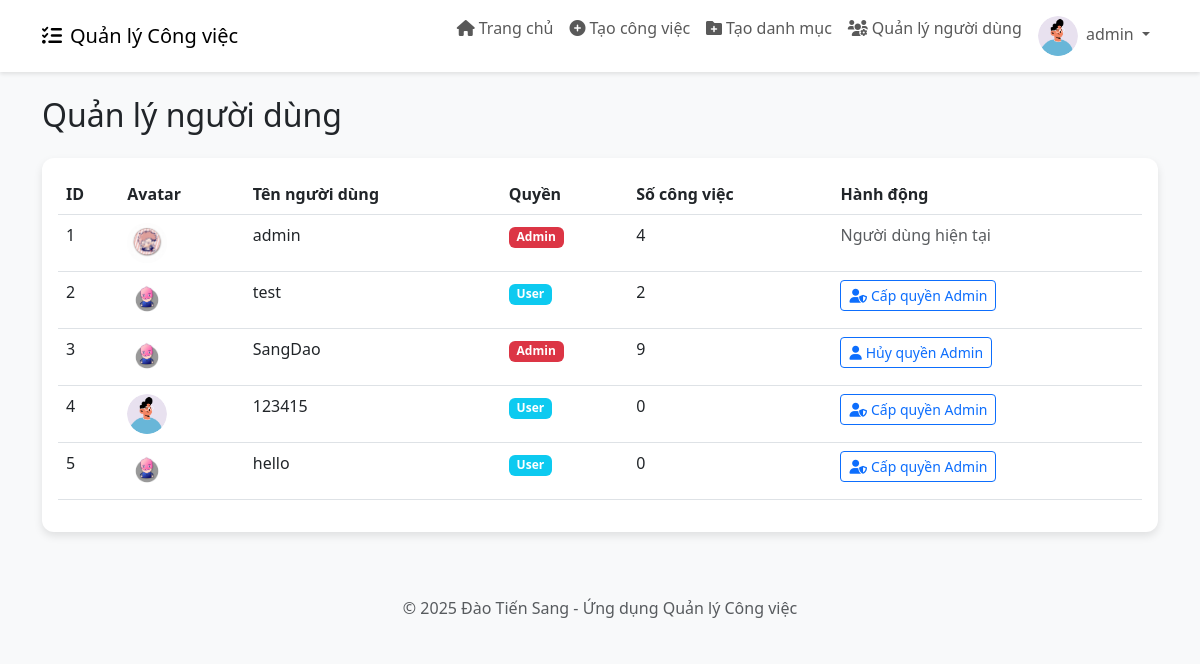
The app's page /admin/users (signed in) with its own data.
### app.py (models this page shows)
class User(db.Model):
    id = db.Column(db.Integer, primary_key=True)
    username = db.Column(db.String(80), unique=True, nullable=False)
    password = db.Column(db.String(200), nullable=False)
    avatar = db.Column(db.String(200), nullable=True, default='default-avatar.png')
    is_admin = db.Column(db.Boolean, default=False)
    tasks = db.relationship('Task', backref='user', lazy=True)

### app.py (the view)
@app.route('/admin/users')
def admin_users():
    if 'user_id' not in session or not session.get('is_admin'):
        return redirect(url_for('login'))
    users = User.query.all()
    return render_template('admin_users.html', users=users)

### templates/admin_users.html
{% extends 'base.html' %}
{% block content %}
<h2 class="mb-4">Quản lý người dùng</h2>
<div class="card">
    <div class="card-body">
        <div class="table-responsive">
            <table class="table table-hover">
                <thead>
                    <tr>
                        <th>ID</th>
                        <th>Avatar</th>
                        <th>Tên người dùng</th>
                        <th>Quyền</th>
                        <th>Số công việc</th>
                        <th>Hành động</th>
                    </tr>
                </thead>
                <tbody>
                    {% for user in users %}
                    <tr>
                        <td>{{ user.id }}</td>
                        <td>
                            <img src="{{ url_for('static', filename='uploads/' + user.avatar) }}" alt="Avatar" class="avatar-circle">
                        </td>
                        <td>{{ user.username }}</td>
                        <td>
                            {% if user.is_admin %}
                            <span class="badge bg-danger">Admin</span>
                            {% else %}
                            <span class="badge bg-info">User</span>
                            {% endif %}
                        </td>
                        <td>{{ user.tasks|length }}</td>
                        <td>
                            {% if user.id != session['user_id'] %}
                            <a href="{{ url_for('toggle_admin', user_id=user.id) }}" class="btn btn-sm btn-outline-primary">
                                {% if user.is_admin %}
                                <i class="fas fa-user me-1"></i>Hủy quyền Admin
                                {% else %}
                                <i class="fas fa-user-shield me-1"></i>Cấp quyền Admin
                                {% endif %}
                            </a>
                            {% else %}
                            <span class="text-muted">Người dùng hiện tại</span>
                            {% endif %}
                        </td>
                    </tr>
                    {% endfor %}
                </tbody>
            </table>
        </div>
    </div>
</div>
{% endblock %}

### templates/base.html (shortened to what this page needs)
<!DOCTYPE html>
<html lang="vi">
<head>
    <link href="https://cdn.jsdelivr.net/npm/bootstrap@5.3.0-alpha1/dist/css/bootstrap.min.css" rel="stylesheet">
    <link rel="stylesheet" href="https://cdnjs.cloudflare.com/ajax/libs/font-awesome/6.0.0/css/all.min.css">
</head>
<body>
    {% if 'user_id' in session %}
    <nav class="navbar navbar-expand-lg navbar-light bg-white mb-4">
        <div class="container">
            <a class="navbar-brand" href="{{ url_for('dashboard') }}">
                <i class="fas fa-tasks me-2"></i>Quản lý Công việc
            </a>
            <div class="collapse navbar-collapse" id="navbarNav">
                <ul class="navbar-nav ms-auto">
                    <li class="nav-item">
                        <a class="nav-link" href="{{ url_for('dashboard') }}">
                            <i class="fas fa-home me-1"></i>Trang chủ
                        </a>
                    </li>
                    <li class="nav-item">
                        <a class="nav-link" href="{{ url_for('new_task') }}">
                            <i class="fas fa-plus-circle me-1"></i>Tạo công việc
                        </a>
                    </li>
                    {% if session.get('is_admin') %}
                    <li class="nav-item">
                        <a class="nav-link" href="{{ url_for('new_category') }}">
                            <i class="fas fa-folder-plus me-1"></i>Tạo danh mục
                        </a>
                    </li>
                    <li class="nav-item">
                        <a class="nav-link" href="{{ url_for('admin_users') }}">
                            <i class="fas fa-users-cog me-1"></i>Quản lý người dùng
                        </a>
                    </li>
                    {% endif %}
                    <li class="nav-item dropdown">
                        <a class="nav-link dropdown-toggle" href="#" id="navbarDropdown" role="button" data-bs-toggle="dropdown" aria-expanded="false">
                            <img src="{{ url_for('static', filename='uploads/' + session.get('avatar', 'default-avatar.png')) }}" alt="Avatar" class="avatar-circle me-1">
                            {{ session.get('username') }}
                        </a>
                    </li>
                </ul>
            </div>
        </div>
    </nav>
    {% endif %}
    <div class="container mt-4">
        {% block content %}{% endblock %}
    </div>
    <footer class="bg-light py-3 mt-5">
        <div class="container text-center">
            <p class="text-muted mb-0">© 2025 Đào Tiến Sang - Ứng dụng Quản lý Công việc</p>
        </div>
    </footer>
</body>
</html>

### templates/base.html (style rules this page uses)
body { background-color: #f8f9fa; font-family: 'Segoe UI', Tahoma, Geneva, Verdana, sans-serif; }
.navbar { box-shadow: 0 2px 4px rgba(0, 0, 0, 0.1); }
.card { border: none; border-radius: 12px; box-shadow: 0 4px 8px rgba(0, 0, 0, 0.1); transition: transform 0.3s ease, box-shadow 0.3s ease; margin-bottom: 20px; }
.avatar-circle { width: 40px; height: 40px; border-radius: 50%; object-fit: cover; }

### records on screen
User: get "admin", id "1", avatar (picture), username "admin", is_admin "Admin", tasks|length "4", shows "Người dùng hiện tại"
User: id "2", avatar (picture), username "test", is_admin "User", tasks|length "2"
User: id "3", avatar (picture), username "SangDao", is_admin "Admin", tasks|length "9"
User: id "4", avatar (placeholder picture), username "123415", is_admin "User", tasks|length "0"
User: id "5", avatar (picture), username "hello", is_admin "User", tasks|length "0"
